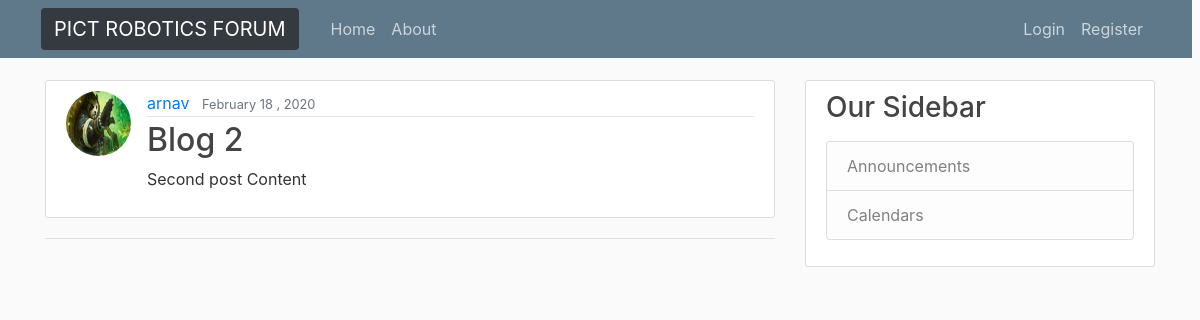
The app's page /post/2/ with its own data.
### blog/models.py (models this page shows, shortened)
class Post(models.Model):
	title = models.CharField(max_length=100)
	content = models.TextField()
	date_posted = models.DateTimeField(default=timezone.now)
	author = models.ForeignKey(User, on_delete=models.CASCADE)

### users/models.py (models this page shows, shortened)
class Profile(models.Model):
	user = models.OneToOneField(User,on_delete=models.CASCADE)
	image=models.ImageField(default='default.jpg',upload_to='profile_pics')

### blog/views.py (the view)
# urls.py: path('post/<int:pk>/', PostDetailView.as_view(),name='post-detail' ),
class PostDetailView(DetailView):
	model = Post

### blog/templates/blog/post_detail.html (shortened to what this page needs)
{% extends "blog/base.html" %}
{% block content %}
<article class="media content-section">
	<img class="rounded-circle article-img" src="{{ object.author.profile.image.url }}">
 	<div class="media-body">
   		 <div class="article-metadata">
     	 <a class="mr-2" href="{% url 'user-posts' object.author.username %}">{{ object.author }}</a>
      	<small class="text-muted">{{ object.date_posted|date:"F d , Y" }}</small>
    	 </div>
    <h2 class="article-title" >{{ object.title }}</h2>
    <p class="article-content">{{ object.content }}</p>
  </div>
</article>
<hr>
{% endblock content %}

### blog/static/blog/main.css (style rules this page uses)
body { background: #fafafa; color: #333333; margin-top: 5rem; }
h1, h2, h3, h4, h5, h6 { color: #444444; }
.content-section { background: #ffffff; padding: 10px 20px; border: 1px solid #dddddd; border-radius: 3px; margin-bottom: 20px; }
.article-title { color: #444444; }
.article-content { white-space: pre-line; }
.article-img { height: 65px; width: 65px; margin-right: 16px; }
.article-metadata { padding-bottom: 1px; margin-bottom: 4px; border-bottom: 1px solid #e3e3e3 }

### records on screen
Post: author.profile.image (picture), author "arnav", date_posted "February 18 , 2020", title "Blog 2", content "Second post Content"
